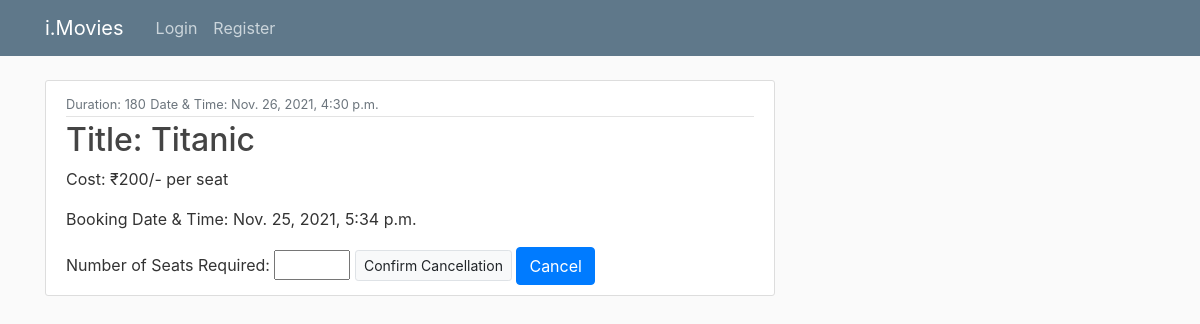
Before: /cancel/136/ with the older database file.
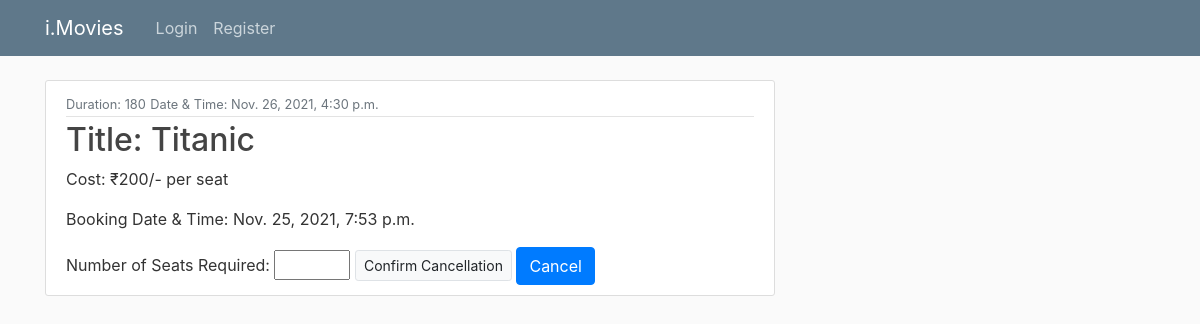
After: the same page with the newer database file.
### users_profile/models.py (models this page shows, shortened)
class Ticket(models.Model):
    user = models.ForeignKey(User, on_delete=models.CASCADE)
    screening = models.ForeignKey(Screening, on_delete=models.CASCADE)
    no_of_seats=models.IntegerField(default=0)
    cost=models.IntegerField(default=0)
    booking_time=models.DateTimeField(auto_now=True)

### movies/models.py (models this page shows, shortened)
class Screening(models.Model):
    hall_name = models.CharField(max_length=32)
    movie_id = models.ForeignKey(Movie, on_delete=models.CASCADE)
    theatre_id = models.ForeignKey(Theatre, on_delete=models.CASCADE)
    available_seats = models.IntegerField(default=0)
    price=models.IntegerField(default=0)
    time=models.DateTimeField(auto_now=False)

class Movie(models.Model):
    rating_choice = (
        ('U', 'U'),
        ('UA', 'UA'),
        ('A', 'A'),
        ('S', 'S'),
    )
    image = models.ImageField(default='default.jpg', upload_to='movie_pics')
    title = models.CharField(max_length=256)
    trailer = models.URLField(default='https://www.youtube.com/')
    description = models.TextField()
    cast = models.CharField(max_length=1024)
    duration_min = models.IntegerField()
    certification_label = models.CharField(max_length=2,choices=rating_choice)

### movies/views.py (the view)
# urls.py: url(r'^cancel/(?P<ticket_pk>.+?)/$', mov_views.cancel, name='cancel'),
def cancel(request, ticket_pk):
    context = {'ticket': Ticket.objects.filter(pk=ticket_pk).first()}
    return render(request, 'movies/cancel.html', context)

### movies/templates/movies/cancel.html (shortened to what this page needs)
{% extends "movies/base.html" %}
{% block content %}
    <article class="media content-section">
      <div class="media-body">
        <div class="article-metadata">
          <small class="text-muted">Duration: {{ ticket.screening.movie_id.duration_min }}</small>
            <small class="text-muted">Date & Time: {{ ticket.screening.time }}</small>
        </div>
        <h2>
            Title: {{ ticket.screening.movie_id.title }}</h2>
        <p class="article-content">Cost: ₹{{ ticket.screening.price }}/- per seat </p>
        <p class="article-content">Booking Date & Time: {{ ticket.booking_time }} </p>
          <form action="{% url 'done_cancellation' ticket.pk %}" method="POST">
              <label>Number of Seats Required:</label>
              <input type="number" name="ticket_cancel" min="1" max={{ ticket.no_of_seats }} step="1">
              <input type="submit" class="btn-light border btn-sm"  value="Confirm Cancellation">
              <a href="{% url 'mov_booking'%}" class="btn btn-primary">Cancel</a>
          </form>
      </div>
    </article>
{% endblock content %}

Changed rows visible on the page:
changed Ticket "Titanic": booking_time "Nov. 25, 2021, 5:34 p.m." → "Nov. 25, 2021, 7:53 p.m."
